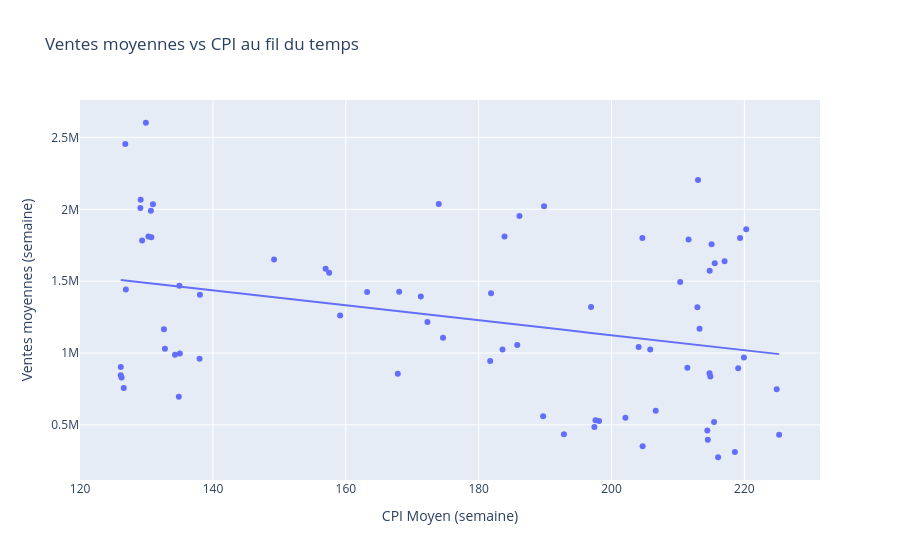

Write notebook code for a chart like this one.
### Code cell
df['Date'] = pd.to_datetime(df['Date'])
time_data = df.groupby('Date').agg(
    Avg_Weekly_Sales=('Weekly_Sales', 'mean'),
    Avg_CPI=('CPI', 'mean')
).reset_index()

fig = px.scatter(
    time_data,
    x='Avg_CPI',
    y='Avg_Weekly_Sales',
    trendline='ols',
    hover_data={'Date': True},
    labels={
        'Avg_CPI': 'CPI Moyen (semaine)',
        'Avg_Weekly_Sales': 'Ventes moyennes (semaine)'
    },
    title="Ventes moyennes vs CPI au fil du temps"
)
fig.show()
